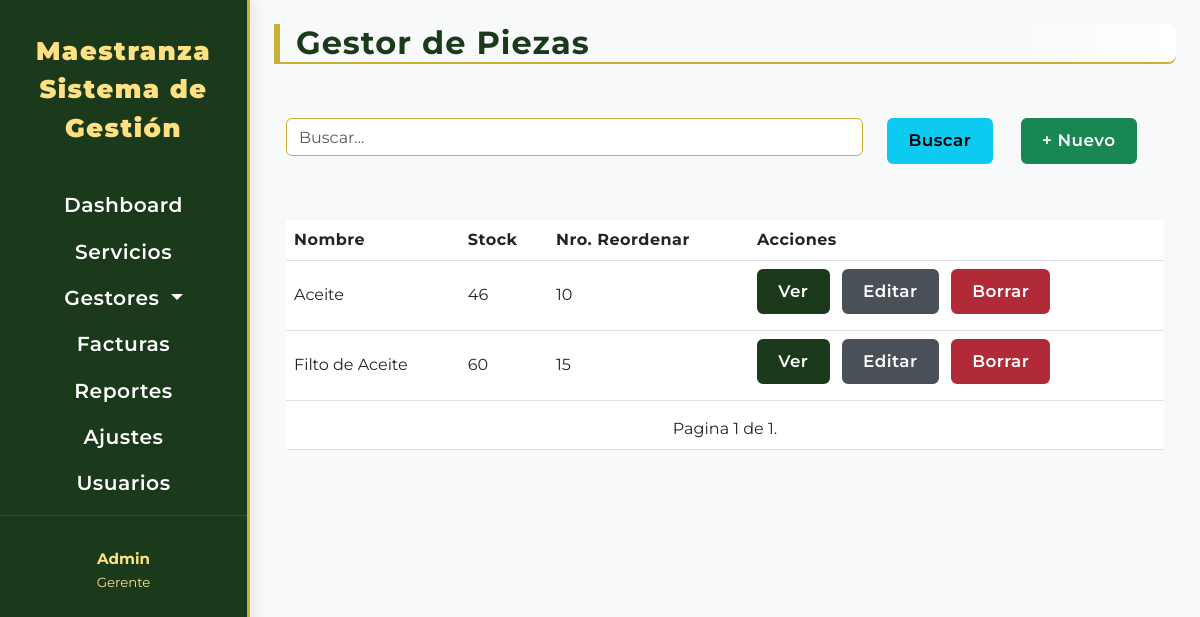
Page /piezas/ on the earlier database version.
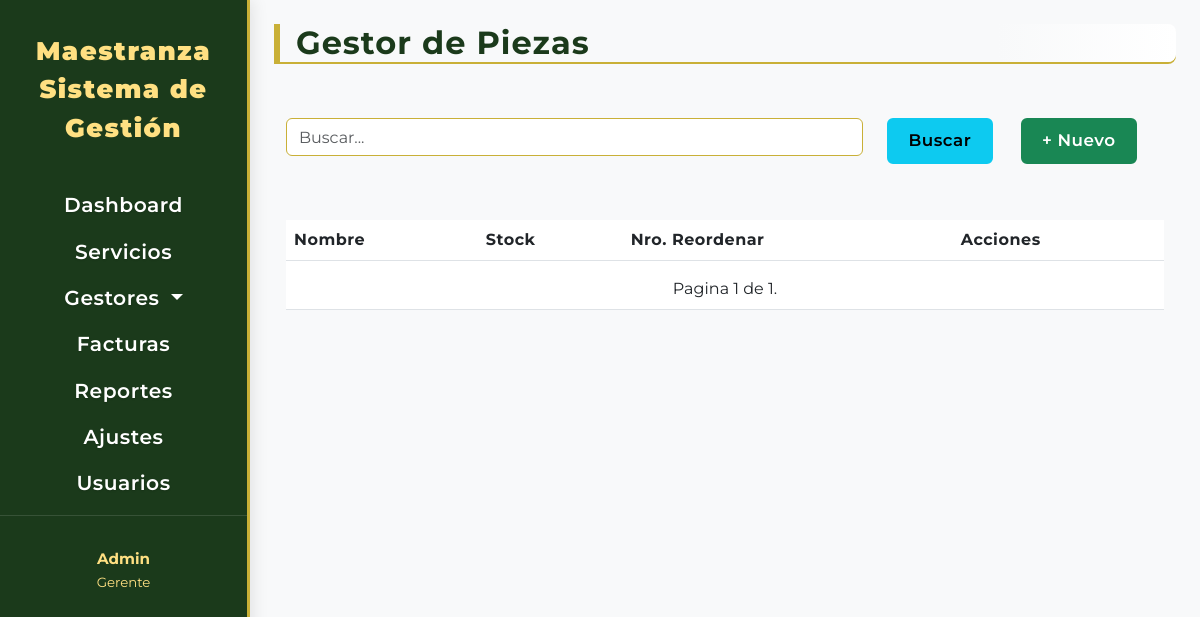
Same page on the later database version.
### pieza/models.py (models this page shows, shortened)
class Pieza(models.Model):
    nombre = models.CharField(
        max_length=100,
        blank=False,
        null=False,
        verbose_name="Nombre"
    )
    cantidad_stock = models.PositiveIntegerField(
        default=0,
        verbose_name="Stock actual",
        help_text="Cantidad disponible en inventario"
    )
    reorder = models.PositiveIntegerField(
        default=0,
        verbose_name="Cantidad de aviso",
        help_text="Cantidad mínima antes de avisar stock bajo"
    )
    def get_detalle_url(self):
        return reverse('pieza_detalle', args=[self.id])
    def get_editar_url(self):
        return reverse('pieza_editar', args=[self.id])
    def get_borrar_url(self):
        return reverse('pieza_borrar', args=[self.id])

### pieza/views.py (the view)
# urls.py: path('', views.pieza_lista, name='pieza_index'),
def pieza_lista(request):
    piezas = Pieza.objects.filter(
        nombre__icontains=request.GET.get('search', '')
    ).order_by('id')
    paginator = Paginator(piezas, 10)
    page_number = request.GET.get('page', 1)
    try:
        piezas = paginator.page(page_number)
    except EmptyPage:
        piezas = paginator.page(paginator.num_pages)
    except PageNotAnInteger:
        piezas = paginator.page(1)
    context = {
        'piezas': piezas,
        'urlindex': 'pieza_index',
        'urlcrear': 'pieza_crear'
    }
    return render(request, 'pieza/index.html', context)

### templates/pieza/index.html (shortened to what this page needs)
{% extends "componentes/tablas.html" %}
{% block titabla %}Gestor de Piezas{% endblock titabla %}
{% block Thead %}
<th>Nombre</th>
<th>Stock</th>
<th>Nro. Reordenar</th>
<th>Acciones</th>
{% endblock Thead %}
{% block tbody %}
{% for pieza in piezas %}
<tr>
    <td>{{ pieza.nombre}}</td>
    <td>{{pieza.cantidad_stock}}</td>
    <td>{{pieza.reorder}}</td>
    {% include "componentes/botones.html" with modelo=pieza %}
</tr>
{% endfor %}
{% endblock tbody %}
{% block tfoot %}
<td colspan="4">{% include "componentes/pagination.html" with page=piezas %}</td>
{% endblock tfoot %}

### templates/componentes/tablas.html (shortened to what this page needs)
{% extends "base.html" %}
{% block content %}
<div class="container">
    <div class="row mb-2">
        <h2 class="crud-title">{% block titabla %}{% endblock titabla %}</h2>
    </div>
    <div class="row">
        <div class="col-lg-8 col-xl-8 col-md-7 col-sm-5 mt-4">
            <form action="{% url urlindex %}" method="get">
                <input class="form-control w-100 w-md-25" type="search" name="search" placeholder="Buscar...">
        </div>
        <div class="col-lg-4 col-xl-4 col-md-5 col-sm-7 align-items-space mt-4 ">
            <input class="btn btn-info px-4" type="submit" value="Buscar">
            <a href="{% url urlcrear %}" class="btn btn-success btn-sm px-4 ms-4">+ Nuevo</a>
        </div>
    </div>
    <div class="mt-4 row">
        <div class="col-12 col-lg-12 my-4 mb-lg-0">
            <div class="tab-content">
                <table class="table table-hover">
                    <thead>
                        <tr>
                            {% block Thead %}{% endblock Thead %}
                        </tr>
                    </thead>
                    <tbody>
                        {% block tbody %}{% endblock tbody %}
                    </tbody>
                    <tfoot>
                        <tr>
                            {% block tfoot %}{% endblock tfoot %}
                        </tr>
                    </tfoot>
                </table>
            </div>
        </div>
    </div>
</div>
{% endblock content %}

### templates/base.html (shortened to what this page needs)
{% load static %}
<!DOCTYPE html>
<html lang="es">
<head>
  <link href="https://cdn.jsdelivr.net/npm/bootstrap@5.3.0/dist/css/bootstrap.min.css" rel="stylesheet">
  <link rel="stylesheet" href="{% static 'css/base1.css' %}" />
</head>
<body style="min-height: 100vh;">
  <aside class="sidebar-bs5 d-flex flex-column">
    {% include 'componentes/navegador.html' %}
  </aside>
  <section class="main-content-wrapper-bs5 flex-grow-1 p-4">
    {% block content %}{% endblock content %}
  </section>
</body>
</html>

### templates/componentes/navegador.html (shortened to what this page needs)
<nav>
  <div class="system-title-bs5 text-center">
    Maestranza
    <br>Sistema de Gestión</br>
  </div>
  <div class="sidebar-section-title-bs5 text-center">
    <ul class="nav nav-pills flex-column mb-auto  mb-4 text-center">
      <li class="navbar-item">
        <a class="nav-link" href="{% url 'index' %}">Dashboard</a>
      </li>
      <li class="nav-item">
        <a class="nav-link" href="{% url 'servicio_lista' %}">Servicios</a>
      </li>
      <li class="nav-item dropdown">
        <a class="nav-link dropdown-toggle" href="#" role="button" data-bs-toggle="dropdown" aria-expanded="false">
          Gestores
        </a>
      </li>
      <li class="nav-item"><a class="nav-link" href="#">Facturas</a></li>
      <li class="nav-item"><a class="nav-link" href="#">Reportes</a></li>
      <li class="nav-item"><a class="nav-link" href="#">Ajustes</a></li>
      <li class="nav-item"><a class="nav-link" href="#">Usuarios</a></li>
    </ul>
  </div>
  <div class="sidebar-footer-bs5 text-center">
    <strong>Admin</strong><br />
    <small>Gerente</small>
  </div>
</nav>

### templates/componentes/pagination.html (shortened to what this page needs)
<div class="pagination justify-content-center ">
    <span class="mx-auto step_links nav">
        <span class="current mt-2 ">
            Pagina {{page.number}} de {{page.paginator.num_pages}}.
        </span>
    </span>
</div>

### templates/componentes/botones.html
<td>
    <span>
        <a class="btn btn-primary" href="{{ modelo.get_detalle_url }}">Ver</a>
        <a class="btn btn-secondary mx-2" href="{{ modelo.get_editar_url }}">Editar</a>
        <a class="btn btn-danger" href="{{ modelo.get_borrar_url }}"
            onclick="return confirm('¿Estás seguro de que deseas borrar este registro?');">Borrar</a>
    </span>
</td>

### static/css/base1.css (style rules this page uses)
:root { --Primary-color: #1B3A1B; --Secondary-color: #2E5939; --Accent-color: #C9B037; --Text-color: #fff; --Sidebar-bg: #1B3A1B; --Sidebar-active: #C9B037; --Sidebar-hover: #2E5939; --Table-header-bg: #2E5939; --Table-header-text: #fff; --Table-row-hover: #e9f5e1; --Button-primary: #1B3A1B; --Button-primary-hover: #2E5939; --Button-danger: #b02a37; --Button-danger-hover: #7a1d25; --Button-secondary: #495057; --Button-secondary-hover: #343a40; --Input-border: #C9B037; --Input-focus: #2E5939; --sidebar-width-bs5: 250px; --sidebar-bg-mobile: rgba(27,58,27,0.97); }
body, .sidebar-bs5, .main-content-wrapper-bs5 { font-family: 'Montserrat', Arial, Helvetica, sans-serif; }
.sidebar-bs5 { position: fixed; top: 0; left: 0; width: var(--sidebar-width-bs5); height: 100vh; background: var(--Primary-color, #1b3a1b); color: #fff; z-index: 1061; transition: none; overflow-y: auto; box-shadow: 2px 0 8px rgba(0,0,0,0.15); }
@media (min-width: 992px) { .sidebar-bs5 { background: linear-gradient(180deg, #1B3A1B 80%, #2E5939 100%); box-shadow: 2px 0 16px rgba(0,0,0,0.10); border-right: 3px solid var(--Accent-color, #C9B037); padding-top: 2rem; min-height: 100vh; overflow-y: auto; } }
.system-title-bs5 { font-size: 1.6rem; font-weight: 900; color: #ffe082; letter-spacing: 1.5px; margin-bottom: 2.2rem; font-family: 'Montserrat', Arial, Helvetica, sans-serif; }
.sidebar-section-title-bs5 { font-size: 1.15rem; color: #ffe082; margin: 1.5rem 0 1rem 0; font-weight: 700; letter-spacing: 1px; text-align: center; border-bottom: 1px solid rgba(255,255,255,0.12); padding-bottom: 0.5rem; }
.sidebar-footer-bs5 { color: #ffe082; font-size: 0.95rem; margin: 2rem 0 1rem 0; }
.sidebar-bs5 nav, .sidebar-bs5 .nav, .sidebar-bs5 .sidebar-section-title-bs5 { text-align: center; width: 100%; }
.main-content-wrapper-bs5 { margin-left: var(--sidebar-width-bs5); min-height: 100vh; background-color: #f8f9fa; }
.sidebar-bs5 .nav-link, .sidebar-bs5 .dropdown-item { color: #fff !important; font-weight: 600; font-size: 1.1em; text-shadow: 0 1px 2px rgba(0,0,0,0.15); font-family: 'Montserrat', Arial, Helvetica, sans-serif; letter-spacing: 0.5px; }
.btn { border-radius: 0.375rem !important; font-weight: 600 !important; font-size: 1.05rem !important; letter-spacing: 0.5px; padding: 0.5rem 1.2rem !important; box-shadow: none !important; border-width: 2px !important; margin-bottom: 0.5rem; white-space: normal; }
.form-control, .select2-container--default .select2-selection--single { border: 1.5px solid var(--Input-border) !important; border-radius: 0.375rem; background-color: #fff; color: #222; height: 38px !important; box-shadow: none; }
.table thead { background-color: var(--Table-header-bg); color: var(--Table-header-text); }
.table th, .table td { vertical-align: middle !important; }
.table th { font-weight: bold; letter-spacing: 0.5px; }
.crud-title { color: var(--Primary-color); font-weight: 700; font-size: 2rem; letter-spacing: 1px; border-left: 6px solid var(--Accent-color); padding-left: 16px; margin-bottom: 24px; background: linear-gradient(90deg, #f8f9fa 80%, #fff 100%); border-radius: 0 8px 8px 0; box-shadow: 0 2px 0 0 var(--Accent-color, #C9B037); }

Differences in the rows shown:
removed Pieza: nombre "Aceite", cantidad_stock "46", reorder "10"
removed Pieza: nombre "Filto de Aceite", cantidad_stock "60", reorder "15"
